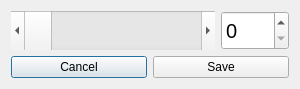
<?xml version="1.0" encoding="UTF-8"?>
<ui version="4.0">
 <class>moveButton</class>
 <widget class="QDialog" name="moveButton">
  <property name="geometry">
   <rect>
    <x>0</x>
    <y>0</y>
    <width>300</width>
    <height>89</height>
   </rect>
  </property>
  <property name="windowTitle">
   <string>Dialog</string>
  </property>
  <layout class="QVBoxLayout" name="verticalLayout_2" stretch="5,1">
   <item>
    <layout class="QHBoxLayout" name="topRow" stretch="3,1">
     <item>
      <widget class="QScrollBar" name="valueSlider">
       <property name="sizePolicy">
        <sizepolicy hsizetype="Minimum" vsizetype="Minimum">
         <horstretch>0</horstretch>
         <verstretch>0</verstretch>
        </sizepolicy>
       </property>
       <property name="orientation">
        <enum>Qt::Orientation::Horizontal</enum>
       </property>
      </widget>
     </item>
     <item>
      <widget class="QSpinBox" name="valueInput">
       <property name="sizePolicy">
        <sizepolicy hsizetype="Minimum" vsizetype="Minimum">
         <horstretch>0</horstretch>
         <verstretch>0</verstretch>
        </sizepolicy>
       </property>
       <property name="font">
        <font>
         <pointsize>15</pointsize>
        </font>
       </property>
      </widget>
     </item>
    </layout>
   </item>
   <item>
    <layout class="QHBoxLayout" name="bottomRow">
     <item>
      <widget class="QPushButton" name="btnCancel">
       <property name="text">
        <string>Cancel</string>
       </property>
      </widget>
     </item>
     <item>
      <widget class="QPushButton" name="btnSave">
       <property name="text">
        <string>Save</string>
       </property>
      </widget>
     </item>
    </layout>
   </item>
  </layout>
 </widget>
 <resources/>
 <connections/>
</ui>
